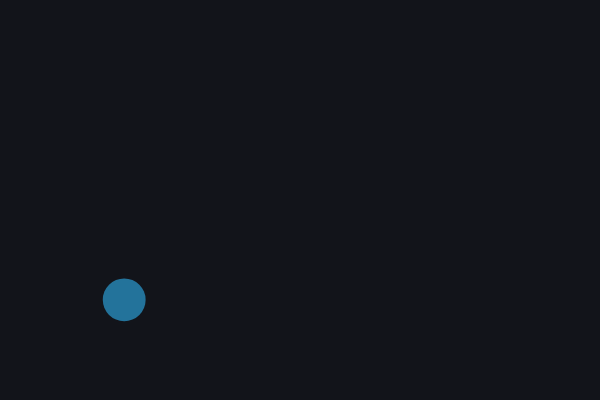
Frame 1 (no input)
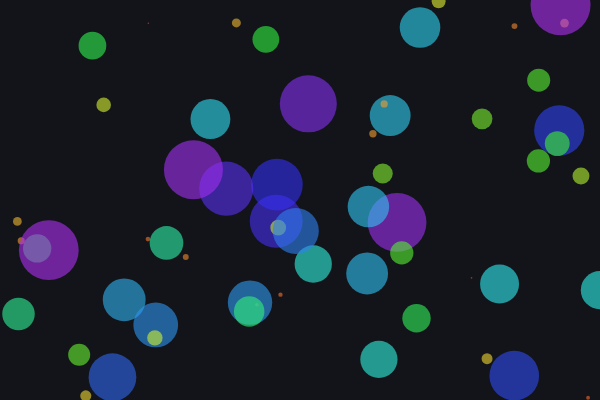
Frame 60 (no input)
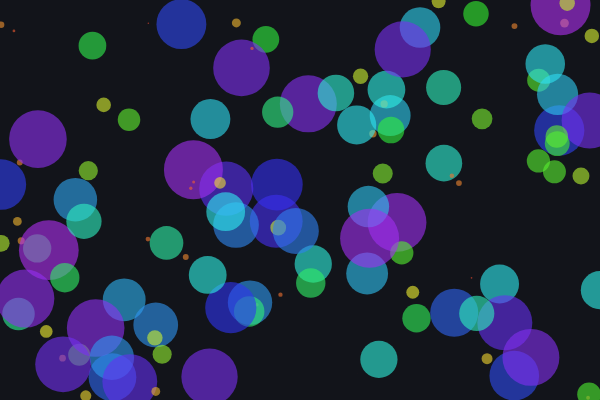
Frame 120 (the mouse pressed at the canvas centre since frame 60)

The p5.js sketch that drew these frames (run headless with seeded random() and noise() and a simulated clock; from frame 60 on, the mouse is pressed at the canvas centre):

// p5.js sketch
// ── sketch.js
function setup(){
  createCanvas(600,400);
  colorMode(HSB, 360, 100, 100, 100);
  noStroke();
  background(220, 30, 10);
}

function draw(){
  let n = random(1);
  let sz = map(n, 0, 1, 0, 60);
  let hue = map(n, 0, 1, 0, 280);
  console.log(hue)
  let x = random(width);
  let y = random(height);
  fill (hue, 80, 95, 60);
  ellipse(x, y, sz);
}
